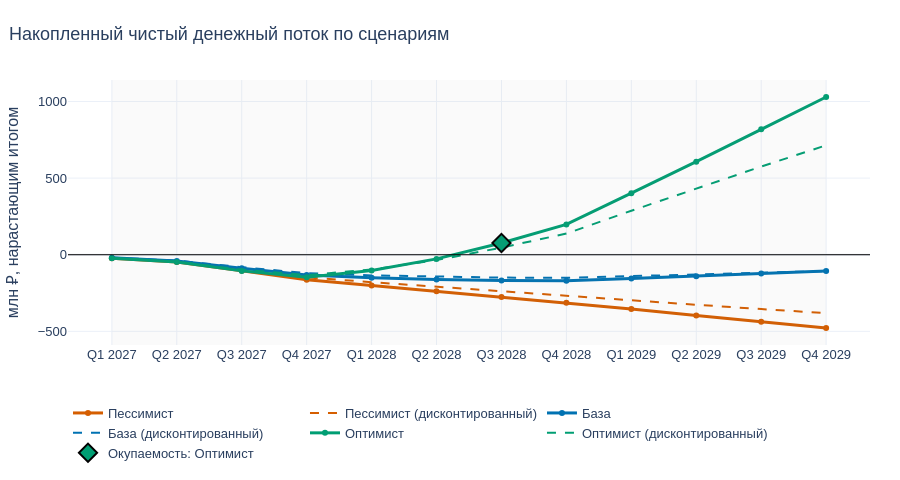

The notebook cell saved with this chart:
### Markdown cell above
## 2. Основные графики (интерактивные plotly + статичные matplotlib)

### 2.1. Накопленный чистый денежный поток — главный график окупаемости
Окупаемость — момент, когда кривая пересекает ноль (ромб). Лимит кейса — 12 кварталов. Сплошная линия — без дисконтирования, пунктир — дисконтированный поток по околоключевой ставке 15% (ключевая ставка ЦБ 14% + 1 п.п.).

### Code cell
cum = {s: qs(s, 'Накопленный денежный поток') for s in SC}
cumd = {s: qs(s, 'Накопленный дисконтированный поток') for s in SC}    # дисконтирование по околоключевой ставке (15%)

fig = go.Figure()
for s in SC:
    fig.add_scatter(x=PER, y=cum[s], mode='lines+markers', name=s, line=dict(color=COLORS[s], width=3),
                    hovertemplate='%{x}<br>' + s + ': %{y:,.0f} млн ₽<extra></extra>')
    fig.add_scatter(x=PER, y=cumd[s], mode='lines', name=f'{s} (дисконтированный)', line=dict(color=COLORS[s], width=2, dash='dash'),
                    hovertemplate='%{x}<br>' + s + ' дисконт.: %{y:,.0f} млн ₽<extra></extra>')
    if not np.isnan(summ.loc[s, 'pq']):
        k = int(summ.loc[s, 'pq']) - 1
        fig.add_scatter(x=[PER[k]], y=[cum[s][k]], mode='markers', marker=dict(symbol='diamond', size=14, color=COLORS[s], line=dict(width=2, color='black')),
                        name=f'Окупаемость: {s}', hovertemplate=f'Окупился в {PER[k]}<extra></extra>')
fig.add_hline(y=0, line=dict(color='black', width=1))
fig.add_vrect(x0=PER[0], x1=PER[-1], fillcolor='grey', opacity=0.04, line_width=0)
fig.update_yaxes(title='млн ₽, нарастающим итогом'); fig.update_layout(hovermode='x unified')
pshow(fig, 'cum_cashflow', 'Накопленный чистый денежный поток по сценариям')

f, ax = plt.subplots(figsize=(10, 5))
for s in SC:
    ax.plot(PER, cum[s], marker='o', lw=2.5, color=COLORS[s], label=s)
    ax.plot(PER, cumd[s], ls='--', lw=1.8, color=COLORS[s], label=f'{s} (дисконтированный)')
    if not np.isnan(summ.loc[s, 'pq']):
        k = int(summ.loc[s, 'pq']) - 1; ax.scatter(PER[k], cum[s][k], marker='D', s=120, color=COLORS[s], edgecolor='black', zorder=5)
ax.axhline(0, color='black', lw=1); ax.set_ylabel('млн ₽, нарастающим итогом'); ax.set_title('Накопленный чистый денежный поток по сценариям')
ax.tick_params(axis='x', rotation=45); ax.legend(); mshow(f, 'cum_cashflow')

### Figure 1 — Plotly figure (JSON) as saved in the notebook; plotly's stock layout.template omitted (floating-point values rounded to 4 significant figures)
{"data": [{"hovertemplate": "%{x}<br>Пессимист: %{y:,.0f} млн ₽<extra></extra>", "line": {"color": "#D55E00", "width": 3}, "mode": "lines+markers", "name": "Пессимист", "type": "scatter", "x": ["Q1 2027", "Q2 2027", "Q3 2027", "Q4 2027", "Q1 2028", "Q2 2028", "Q3 2028", "Q4 2028", "Q1 2029", "Q2 2029", "Q3 2029", "Q4 2029"], "y": [-22.27, -47.3, -105.3, -163.4, -200.9, -238.5, -275.9, -313.4, -354.7, -395.9, -437.1, -478.1]}, {"hovertemplate": "%{x}<br>Пессимист дисконт.: %{y:,.0f} млн ₽<extra></extra>", "line": {"color": "#D55E00", "dash": "dash", "width": 2}, "mode": "lines", "name": "Пессимист (дисконтированный)", "type": "scatter", "x": ["Q1 2027", "Q2 2027", "Q3 2027", "Q4 2027", "Q1 2028", "Q2 2028", "Q3 2028", "Q4 2028", "Q1 2029", "Q2 2029", "Q3 2029", "Q4 2029"], "y": [-21.51, -44.85, -97.1, -147.6, -179.1, -209.5, -238.9, -267.2, -297.4, -326.5, -354.5, -381.4]}, {"hovertemplate": "%{x}<br>База: %{y:,.0f} млн ₽<extra></extra>", "line": {"color": "#0072B2", "width": 3}, "mode": "lines+markers", "name": "База", "type": "scatter", "x": ["Q1 2027", "Q2 2027", "Q3 2027", "Q4 2027", "Q1 2028", "Q2 2028", "Q3 2028", "Q4 2028", "Q1 2029", "Q2 2029", "Q3 2029", "Q4 2029"], "y": [-18.93, -40.62, -88.01, -132.7, -150.2, -162.0, -168.3, -170.3, -155.1, -139.7, -123.1, -106.4]}, {"hovertemplate": "%{x}<br>База дисконт.: %{y:,.0f} млн ₽<extra></extra>", "line": {"color": "#0072B2", "dash": "dash", "width": 2}, "mode": "lines", "name": "База (дисконтированный)", "type": "scatter", "x": ["Q1 2027", "Q2 2027", "Q3 2027", "Q4 2027", "Q1 2028", "Q2 2028", "Q3 2028", "Q4 2028", "Q1 2029", "Q2 2029", "Q3 2029", "Q4 2029"], "y": [-18.28, -38.5, -81.18, -120.1, -134.7, -144.3, -149.2, -150.7, -139.7, -128.8, -117.5, -106.5]}, {"hovertemplate": "%{x}<br>Оптимист: %{y:,.0f} млн ₽<extra></extra>", "line": {"color": "#009E73", "width": 3}, "mode": "lines+markers", "name": "Оптимист", "type": "scatter", "x": ["Q1 2027", "Q2 2027", "Q3 2027", "Q4 2027", "Q1 2028", "Q2 2028", "Q3 2028", "Q4 2028", "Q1 2029", "Q2 2029", "Q3 2029", "Q4 2029"], "y": [-22.27, -47.85, -105.4, -146.9, -103.2, -27.1, 76.5, 197.9, 401.9, 607.0, 818.1, 1029.0]}, {"hovertemplate": "%{x}<br>Оптимист дисконт.: %{y:,.0f} млн ₽<extra></extra>", "line": {"color": "#009E73", "dash": "dash", "width": 2}, "mode": "lines", "name": "Оптимист (дисконтированный)", "type": "scatter", "x": ["Q1 2027", "Q2 2027", "Q3 2027", "Q4 2027", "Q1 2028", "Q2 2028", "Q3 2028", "Q4 2028", "Q1 2029", "Q2 2029", "Q3 2029", "Q4 2029"], "y": [-21.51, -45.36, -97.19, -133.3, -96.54, -34.86, 46.25, 138.1, 287.0, 431.6, 575.4, 714.2]}, {"hovertemplate": "Окупился в Q3 2028<extra></extra>", "marker": {"color": "#009E73", "line": {"color": "black", "width": 2}, "size": 14, "symbol": "diamond"}, "mode": "markers", "name": "Окупаемость: Оптимист", "type": "scatter", "x": ["Q3 2028"], "y": [76.5]}], "layout": {"font": {"family": "Arial", "size": 13}, "height": 480, "hovermode": "x unified", "legend": {"orientation": "h", "y": -0.2}, "margin": {"b": 60, "l": 60, "r": 30, "t": 80}, "shapes": [{"line": {"color": "black", "width": 1}, "type": "line", "x0": 0, "x1": 1, "xref": "x domain", "y0": 0, "y1": 0, "yref": "y"}, {"fillcolor": "grey", "line": {"width": 0}, "opacity": 0.04, "type": "rect", "x0": "Q1 2027", "x1": "Q4 2029", "xref": "x", "y0": 0, "y1": 1, "yref": "y domain"}], "title": {"text": "Накопленный чистый денежный поток по сценариям", "x": 0.01}, "yaxis": {"title": {"text": "млн ₽, нарастающим итогом"}}}}
